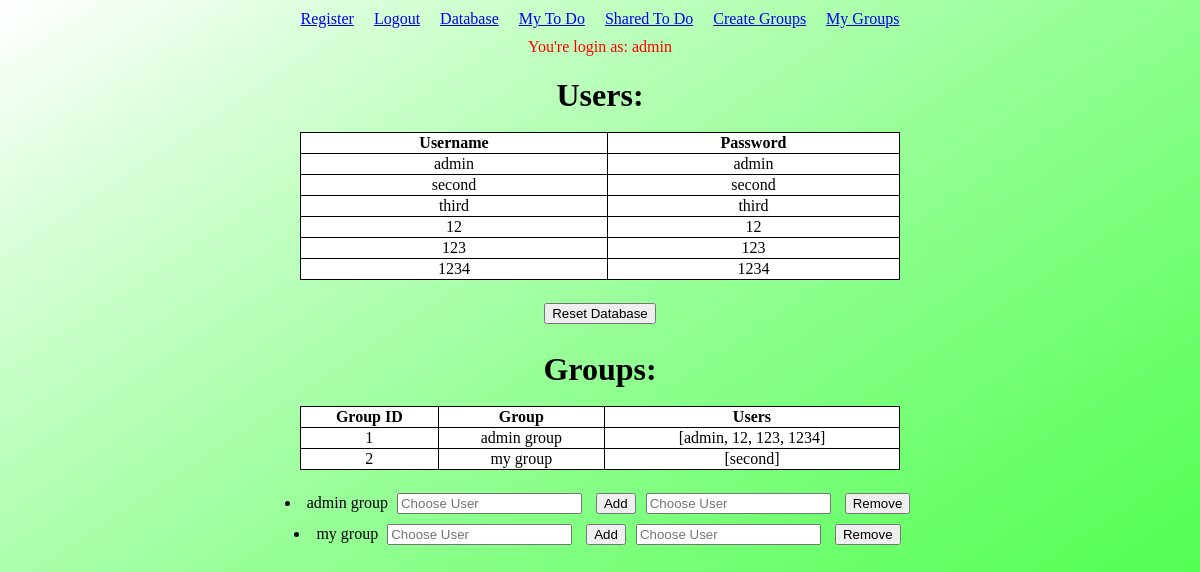
/database (signed in), run on an earlier commit of the app's database.
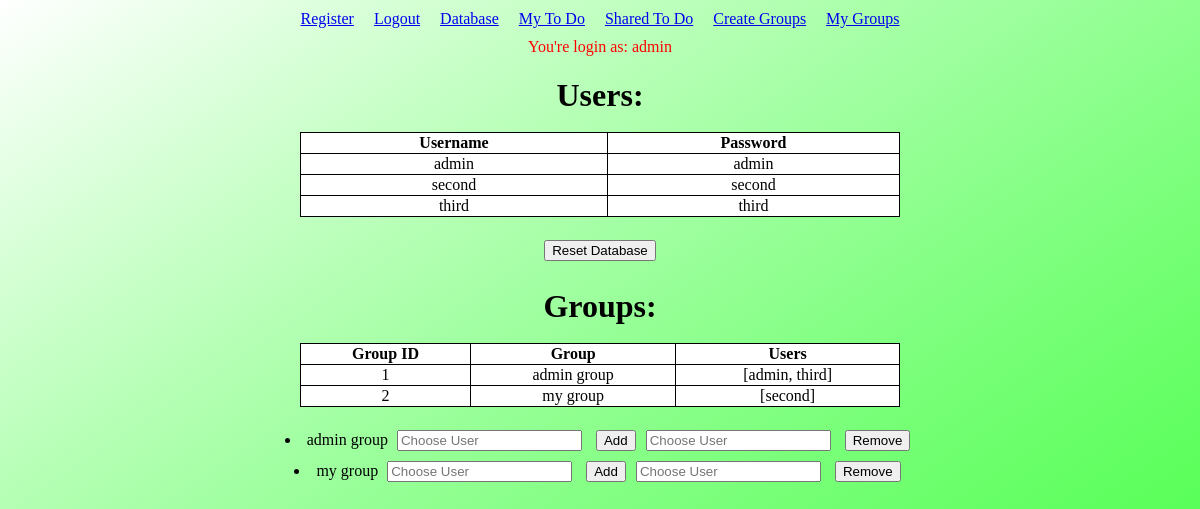
And on a later commit of the database.
### main.py (models this page shows, shortened)
class User(db.Model, UserMixin):
    id = db.Column(db.Integer, primary_key = True)
    username = db.Column(db.String(10), unique=True, index=True)
    password = db.Column(db.String(20))
    todos = db.relationship('Todo', backref='owner', lazy=True)
    def __repr__(self):
        return self.username

class Group(db.Model):
    id = db.Column(db.Integer, primary_key = True)
    name = db.Column(db.String(10), unique=True, index=True)
    password = db.Column(db.String(20))
    users = db.relationship('User',
                            secondary=groups,
                            backref=db.backref('groups',
                                                lazy='dynamic',
                                                order_by=name))
    def __repr__(self):
        return self.name

### main.py (the view)
@app.route("/database")
@login_required
def database():
    if current_user.username == 'admin':
        users = User.query.all()
        groups = Group.query.all()
        return render_template('database.html', users=users, groups=groups)
    abort(401)

### main.py (called while the page is built)
@login_manager.user_loader
def load_user(user_id):
    return User.query.get(int(user_id))

### templates/database.html
{% extends "layout.html" %}
{% block content %}
    <h1>Users:</h1>
    <br>
    <table style="width: 50%; margin-left: auto; margin-right: auto;">
        <tr>
            <th>Username</th>
            <th>Password</th>
        </tr>
        {% for user in users %}
            <tr>
                <td style="text-align: center;"> {{ user.username }} </td>
                <td style="text-align: center;"> {{ user.password }} </td>
            </tr>
        {% endfor %}
    </table>
    <br>
    <form action="/resetdb" method="POST">
        <input type="submit" value="Reset Database">
    </form>
    <h1>Groups:</h1>
    <br>
    <table style="width: 50%; margin-left: auto; margin-right: auto;">
        <tr>
            <th>Group ID</th>
            <th>Group</th>
            <th>Users</th>
        </tr>
        {% for group in groups %}
            <tr>
                <td style="text-align: center;"> {{ group.id }} </td>
                <td style="text-align: center;"> {{ group }} </td>
                <td style="text-align: center;"> {{ group.users }} </td>
            </tr>
        {% endfor %}
    </table>
    <br>
    {% for group in groups %}
        <div class="Container">
            <form action="/addToGroup/{{ group.id }}" method="POST">
            <li>{{ group }} <input type="text" placeholder="Choose User" name="chosenUser"> <input type="submit" value="Add"> </li>
            </form>
            <form action="/removeFromGroup/{{ group.id }}" method="POST">
            <input type="text" placeholder="Choose User" name="chosenUser">
            <input type="submit" value="Remove">
            </form>
        </div>
    {% endfor %}
{% endblock %}

### templates/layout.html (shortened to what this page needs)
<!DOCTYPE html>
<html lang="en">
<head>
    <link rel="stylesheet" href="{{ url_for('static', filename='styles.css') }}">
</head>
<body>
    <section class="links">
        <a href="{{ url_for('register') }}">Register</a>
        <br>
        {% if current_user.is_authenticated %}
            <a href="{{ url_for('logout') }}">Logout</a>
        {% else %}
            <a href="{{ url_for('login') }}">Login</a>
        {% endif %}
        <br>
        <a href="{{ url_for('database') }}">Database</a>
        <br>
        <a href="{{ url_for('mytodo') }}">My To Do</a>
        <br>
        <a href="{{ url_for('sharedtodo') }}">Shared To Do</a>
        <br>
        <a href="{{ url_for('create_group') }}">Create Groups</a>
        <br>
        <a href="{{ url_for('my_groups') }}">My Groups</a>
        <br>
    </section>
    <div class="login-info">
        {% if current_user.is_authenticated %}
            <span>You're login as: {{  current_user.username }}</span>
        {% else %}
            <span>You're not login.</span>
        {% endif %}
    </div>
    {% block content %}{% endblock %}
</body>
</html>

### static/styles.css (style rules this page uses)
html, body { margin: 0; padding: 0; background-image: linear-gradient(to right bottom, rgba(0,255,0,0), rgba(0,255,0,0.5)); background-size: cover; background-repeat: no-repeat; width: 100%; min-height: 100vh; }
.links { display: flex; align-items: center; justify-content: center; }
.links a { margin: 10px; }
.login-info { text-align: center; color: red; }
h1 { text-align: center; margin-bottom: 0; }
form { text-align: center; }
input { margin: 5px; }
table, th, td { border: 1px solid black; border-collapse: collapse; color: black; background-color: white; }
.Container { display: flex; flex-wrap: wrap; justify-content: center; }

What changed in the data, as far as the page shows it:
removed User: username "12", password "12"
removed User: username "123", password "123"
removed User: username "1234", password "1234"
computed for Group "admin group": users "[admin, 12, 123, 1234]" → "[admin, third]"
